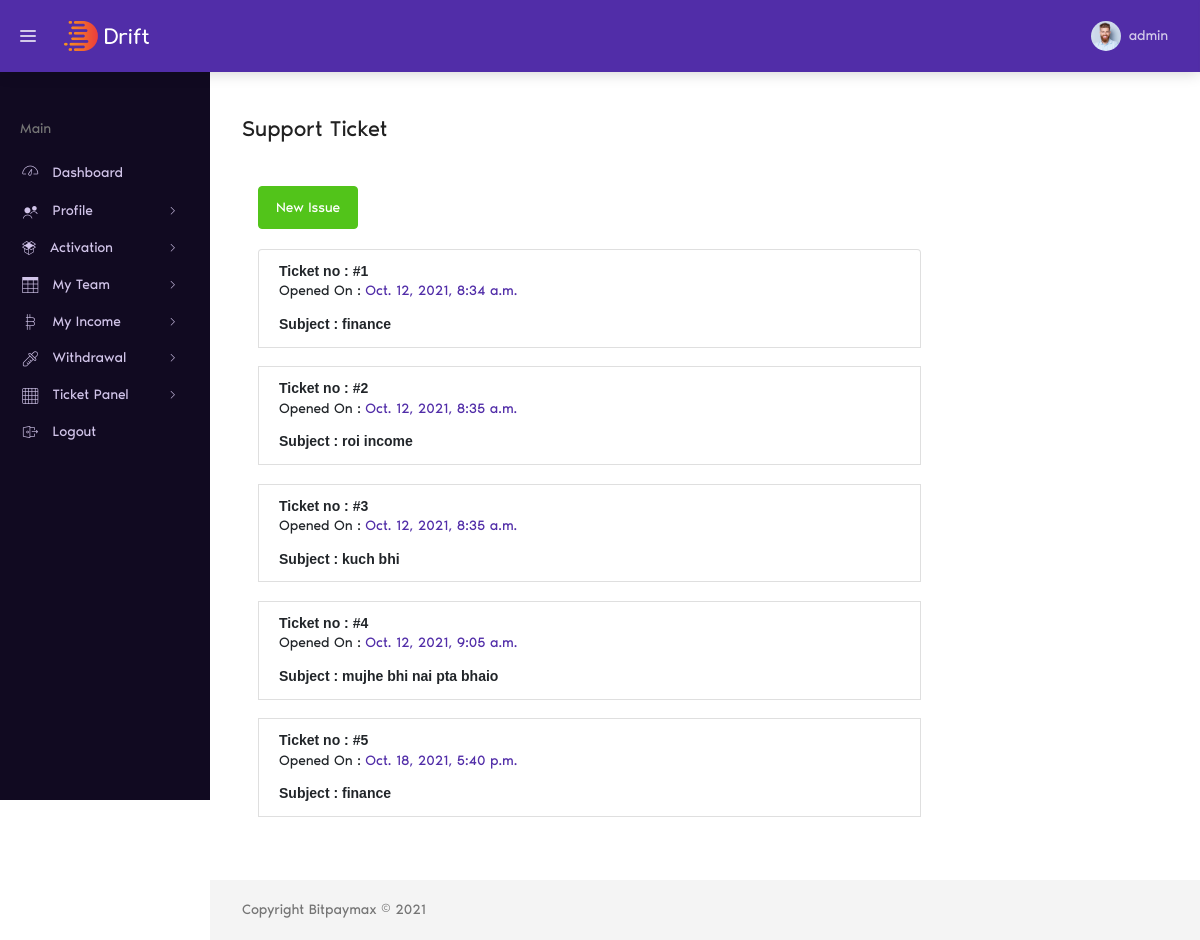
The page /profile/support-ticket/ (signed in) on the database its author committed.
### account/models.py (models this page shows, shortened)
class Account(AbstractBaseUser):
	email 					= models.EmailField(verbose_name="email", max_length=60, unique=False,blank=True,null=True)
	username 				= models.CharField(max_length=30, unique=True)
	date_joined				= models.DateTimeField(verbose_name='date joined', auto_now_add=True)
	date_active				= models.DateTimeField(verbose_name='date active',null=True,blank=True)
	last_login				= models.DateTimeField(verbose_name='last login', auto_now=True)
	is_admin				= models.BooleanField(default=False)
	is_active				= models.BooleanField(default=True)
	is_active1              = models.BooleanField(default=False)
	is_staff				= models.BooleanField(default=False)
	is_superuser			= models.BooleanField(default=False)
	total_level_income      = models.FloatField(default=0)
	withdrawal_amount       = models.FloatField(default=0)
	total_roi_income        = models.FloatField(default=0)
	activation_amount       = models.FloatField(default=0)
	available_amount		= models.FloatField(default=0)
	first_name				= models.CharField(max_length=30, unique=False,blank=True,null=True)
	last_name				= models.CharField(max_length=30, unique=False,blank=True,null=True)
	sponsor  				= models.ForeignKey('self',on_delete=models.SET_NULL,blank=True,null=True)
	txn_password            = models.CharField(max_length=30,null=False)
	phon_no                 = models.CharField(max_length=12,blank=True,null=True)
	address                 = models.CharField(max_length=200,blank=True,null=True)
	dob				        = models.DateTimeField(verbose_name='date of birth', null=True, blank=True)
	state					= models.CharField(max_length=100,blank=True,null=True)
	city 					= models.CharField(max_length=50,blank=True,null=True)
	zip_code				= models.CharField(max_length=6,blank=True,null=True)
	profile_pic 			= models.ImageField(default="default.jpg", upload_to="profile_pics",null=True,blank=True)
	password1               = models.CharField(max_length=30,null=True,blank=True)
	packages                = models.ManyToManyField(Package)
	supper_packages         = models.ManyToManyField(Package, related_name="super_pack")
	total_income            = models.PositiveIntegerField(default=0)
	is_able_for_income      = models.BooleanField(default=False)
	USERNAME_FIELD = 'username'
	REQUIRED_FIELDS = ['email']
	objects = MyAccountManager()

### profile_app/models.py (models this page shows)
class SupportTicket(models.Model):
    user = models.ForeignKey("account.Account", on_delete=CASCADE, related_name="ticket_user")
    createdOn = models.DateTimeField(auto_now_add=True)
    subject = models.CharField(default="", max_length=300)
    prob = models.TextField()

### profile_app/views.py (the view, shortened to what this page needs)
# urls.py: path('support-ticket/', views.supportTicket, name="supportticket"),
@login_required
def supportTicket(request):
    user = request.user
    tickets = SupportTicket.objects.filter(user=user)
    d = {
        'tickets' : tickets,
    }
    return render(request,'supportticket.html',d)

### profile_app/templates/supportticket.html (shortened to what this page needs)
{% extends "base.html" %}
{% load static %}
{% block content %}
<div class="dt-content-wrapper">
    <div class="dt-content">
        <div class="dt-page__header">
            <h1 class="dt-page__title">Support Ticket</h1>
        </div>
        <div class="container">
            <section class="content">
                <div class="row">
                    <div class="col-md-9">
                        <div class="grid support-content">
                            <div class="grid-body">
                                <button type="button" class="btn btn-success pull-right" data-toggle="modal"
                                    data-target="#newIssue">New Issue</button><br>
                                <br>
                                <div class="row">
                                    <div class="col-md-12">
                                        <ul class="list-group fa-padding">
                                            {% for ticket in tickets %}
                                            <li onclick="modelOpened('{{ticket.prob}}')" style="background-color: white;" class="list-group-item"
                                                data-toggle="modal" data-target="#issue">
                                                <div class="media">
                                                    <div class="media-body">
                                                        <strong>Ticket no : #{{ ticket.id }}</strong>
                                                        <p class="info">Opened On : <a href="#">{{ ticket.createdOn}}</a>
                                                        </p>
                                                        <strong>Subject : {{ ticket.subject }}</strong>
                                                    </div>
                                                </div>
                                            </li>
                                            <br>
                                            {% endfor %}
                                        </ul>
                                    </div>
                                </div>
                            </div>
                        </div>
                    </div>
                </div>
            </section>
        </div>
    </div>
    <footer class="dt-footer">
        Copyright Bitpaymax © 2021
    </footer>
</div>
{% endblock content %}

### profile_app/templates/base.html (shortened to what this page needs)
{% load static %}
<!DOCTYPE html>
<html lang="en">
<head>
    <link href="https://cdn.jsdelivr.net/npm/bootstrap@5.1.1/dist/css/bootstrap.min.css" rel="stylesheet"
>
    <link rel="stylesheet" href="{% static 'assets/fonts/noir-pro/styles.css' %}">
    <link rel="stylesheet" href="{% static 'plugins/flag-icon-css/css/flag-icon.min.css' %}">
    <link rel="stylesheet" href="{% static 'assets/vendor/gaxon-icon/styles.css' %}">
    <link rel="stylesheet" href="{% static 'plugins/perfect-scrollbar/css/perfect-scrollbar.css' %}">
    <link rel="stylesheet" type="text/css" href="{% static 'plugins/chartist/css/chartist.min.css' %}" media="all" />
    <link rel="stylesheet" type="text/css" href="{% static 'assets/css/default/theme-dark.min.css' %}">
</head>
<body class="dt-layout--default dt-sidebar--fixed dt-header--fixed">
    <div class="dt-root">
        <div class="dt-root__inner">
            <header class="dt-header">
                <div class="dt-header__container">
                    <div class="dt-brand">
                        <div class="dt-brand__tool" data-toggle="main-sidebar">
                            <div class="hamburger-inner"></div>
                        </div>
                        <span class="dt-brand__logo">
                            <a class="dt-brand__logo-link" href="index.html">
                                <img class="dt-brand__logo-img d-none d-sm-inline-block"
                                    src="{% static 'assets/images/logo.png' %}" alt="Drift">
                            </a>
                        </span>
                    </div>
                    <div class="dt-header__toolbar">
                        <div class="dt-nav-wrapper">
                            <ul class="dt-nav">
                                <li class="dt-nav__item dropdown">
                                    <a href="#" class="dt-nav__link dropdown-toggle no-arrow dt-avatar-wrapper"
                                        data-toggle="dropdown" aria-haspopup="true" aria-expanded="false">
                                        <img class="dt-avatar size-30"
                                            src="{% static 'assets/images/user-avatar/domnic-harris.jpg' %}"
                                            alt="Domnic Harris">
                                        <span class="dt-avatar-info d-none d-sm-block">
                                            <span class="dt-avatar-name">{{ user.username }}</span>
                                        </span> </a>
                                </li>
                            </ul>
                        </div>
                    </div>
                </div>
            </header>
            <main class="dt-main">
                <aside id="main-sidebar" class="dt-sidebar">
                    <div class="dt-sidebar__container">
                        <ul class="dt-side-nav">
                            <li class="dt-side-nav__item dt-side-nav__header">
                                <span class="dt-side-nav__text">main</span>
                            </li>
                            <li class="dt-side-nav__item">
                                <a href="{% url 'profile' %}" class="dt-side-nav__link">
                                    <i class="icon-lgicon icon-dashboard icon-fw icon-lg"></i>
                                    <span class="dt-side-nav__text">Dashboard</span>
                                </a>
                            </li>
                            <li class="dt-side-nav__item">
                                <a href="javascript:void(0)" class="dt-side-nav__link dt-side-nav__arrow"
                                    title="Widgets">
                                    <i class="icon icon-contacts-app icon-fw icon-lg"></i>
                                    <span class="dt-side-nav__text">Profile</span>
                                </a>
                            </li>
                            <li class="dt-side-nav__item">
                                <a href="javascript:void(0)" class="dt-side-nav__link dt-side-nav__arrow">
                                    <i class="icon icon-metrics icon-fw"></i>
                                    <span class="dt-side-nav__text">Activation</span>
                                </a>
                            </li>
                            <li class="dt-side-nav__item">
                                <a href="javascript:void(0)" class="dt-side-nav__link dt-side-nav__arrow">
                                    <i class="icon icon-tables icon-fw icon-lg"></i>
                                    <span class="dt-side-nav__text">My Team</span>
                                </a>
                            </li>
                            <li class="dt-side-nav__item">
                                <a href="javascript:void(0)" class="dt-side-nav__link dt-side-nav__arrow">
                                    <i class="icon icon-crypto icon-fw icon-lg"></i>
                                    <span class="dt-side-nav__text">My Income</span>
                                </a>
                            </li>
                            {% if user.is_superuser %}
                            <li class="dt-side-nav__item">
                                <a href="javascript:void(0)" class="dt-side-nav__link dt-side-nav__arrow">
                                    <i class="icon icon-pickers icon-fw icon-lg"></i>
                                    <span class="dt-side-nav__text">Withdrawal</span>
                                </a>
                            </li>
                            {% endif%}
                            <li class="dt-side-nav__item">
                                <a href="javascript:void(0)" class="dt-side-nav__link dt-side-nav__arrow">
                                    <i class="icon icon-grid icon-fw icon-lg"></i>
                                    <span class="dt-side-nav__text">Ticket Panel</span>
                                </a>
                            </li>
                            <li class="dt-side-nav__item">
                                <a href="{% url 'logout' %}?next={% url 'index' %}" class="dt-side-nav__link" title="Layouts">
                                    <i class="icon icon-login-page icon-fw icon-lg"></i>
                                    <span class="dt-side-nav__text">Logout</span>
                                </a>
                            </li>
                        </ul>
                    </div>
                </aside>
                {% block content %}
                {% endblock content %}
            </main>
        </div>
    </div>
</body>
</html>

### rows shown on the page
Account: username "admin"
SupportTicket: id "1", createdOn "Oct. 12, 2021, 8:34 a.m.", subject "finance"
SupportTicket: id "2", createdOn "Oct. 12, 2021, 8:35 a.m.", subject "roi income"
SupportTicket: id "3", createdOn "Oct. 12, 2021, 8:35 a.m.", subject "kuch bhi"
SupportTicket: id "4", createdOn "Oct. 12, 2021, 9:05 a.m.", subject "mujhe bhi nai pta bhaio"
SupportTicket: id "5", createdOn "Oct. 18, 2021, 5:40 p.m.", subject "finance"
